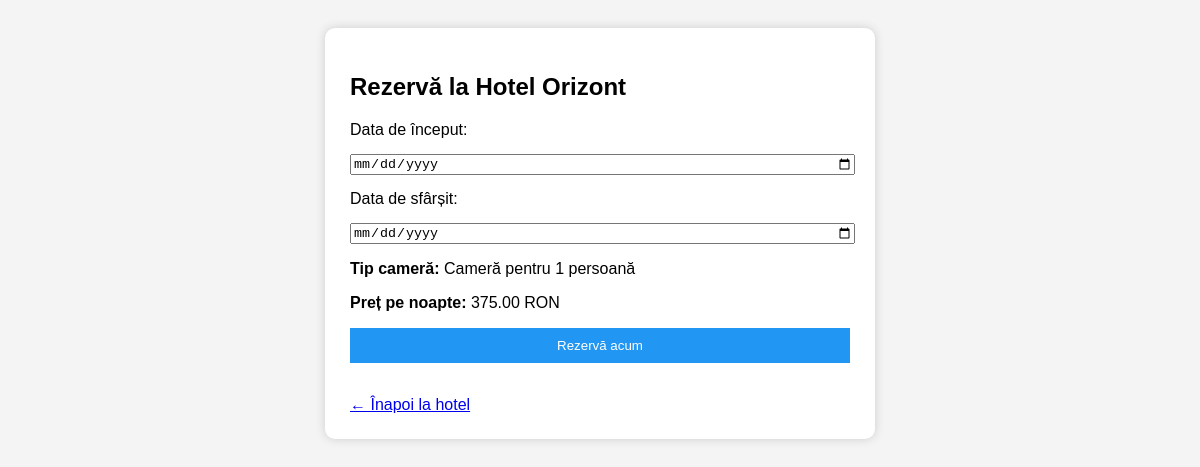
Page /booking/hotels/1/reserve/ (signed in) on the committed database.
### booking/models/hotel.py (models this page shows, shortened)
class Hotel(models.Model):
    HOTEL_TYPES = [
        ('1P', 'Cameră pentru 1 persoană'),
        ('2P', 'Cameră pentru 2 persoane'),
        ('3P', 'Cameră pentru 3 persoane'),
        ('APT', 'Apartament'),
    ]
    name = models.CharField(max_length=100)
    location = models.CharField(max_length=100)
    description = models.TextField()
    available_types = models.CharField(max_length=3, choices=HOTEL_TYPES)
    price_per_night = models.DecimalField(max_digits=7, decimal_places=2)
    is_active = models.BooleanField(default=True)
    photo_url = models.URLField(blank=True, null=True)
    amenities = models.ManyToManyField(Amenity, blank=True, related_name='hotels')

### booking/views/reservation_views.py (the view, shortened to what this page needs)
# urls.py: path("hotels/<int:hotel_id>/reserve/", views.reserve_view, name="reserve_hotel"),
@login_required
def reserve_view(request, hotel_id):
    hotel = get_object_or_404(Hotel, id=hotel_id)
    if not hotel.is_active:
        messages.error(request, "Acest hotel este în mentenanță și nu poate fi rezervat momentan.")
        return redirect('hotels')
    error = None
    success = None
    return render(request, 'booking/reserve.html', {
        'hotel': hotel,
        'error': error,
        'success': success
    })

### booking/templates/booking/reserve.html (shortened to what this page needs)
{% load static %}
<!DOCTYPE html>
<html>
<head>
</head>
<body>
    <div class="box">
        <h2>Rezervă la {{ hotel.name }}</h2>
        <form method="post">
            <label>Data de început:</label>
            <input type="date" name="start_date" required>
            <label>Data de sfârșit:</label>
            <input type="date" name="end_date" required>
            <p><strong>Tip cameră:</strong> {{ hotel.get_available_types_display }}</p>
            <p><strong>Preț pe noapte:</strong> {{ hotel.price_per_night }} RON</p>
            <input type="submit" value="Rezervă acum">
        </form>
        <br>
        <a href="{% url 'hotel_detail' hotel.id %}">← Înapoi la hotel</a>
    </div>
</body>
</html>

### booking/templates/booking/reserve.html (style rules this page uses)
body { font-family: Arial; padding: 20px; background: #f4f4f4; }
.box { background: white; padding: 25px; border-radius: 10px; box-shadow: 0 0 10px #ccc; max-width: 500px; margin: auto; }
label, input { display: block; width: 100%; margin-bottom: 15px; }
input[type="submit"] { background-color: #2196F3; color: white; padding: 10px; border: none; cursor: pointer; }

### rows in the picture
Hotel: name "Hotel Orizont", available_types "Cameră pentru 1 persoană", price_per_night "375.00"
